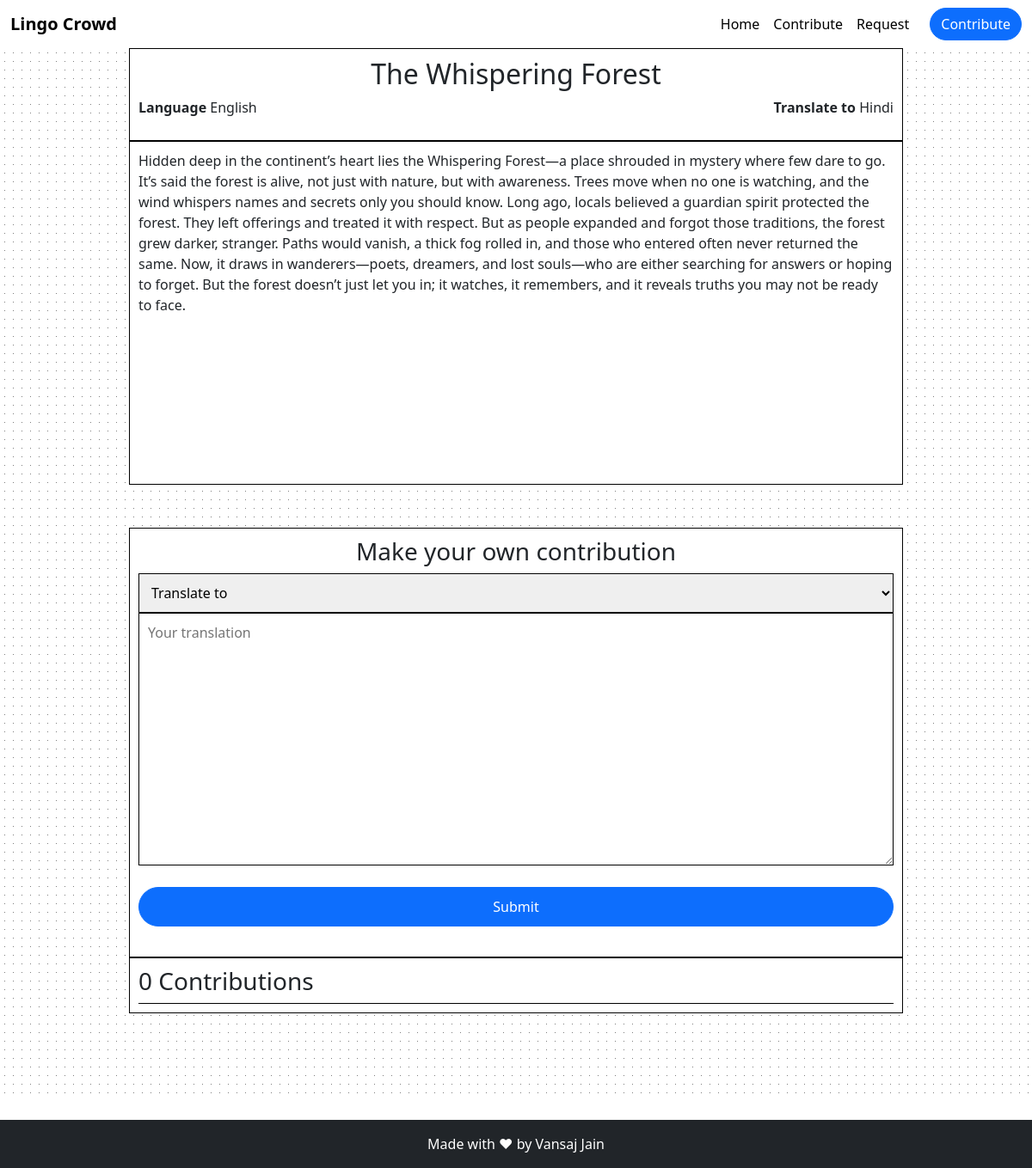
Screenshot of /view/JeAeECn5 with the database file from the repository.
### tables this page shows
CREATE TABLE request(
request_id INTEGER PRIMARY KEY AUTOINCREMENT,
request_text TEXT NOT NULL,
language TEXT NOT NULL,
translate_to NOT NULL
, title TEXT NOT NULL, search_id TEXT);

### app.py (the view, shortened to what this page needs)
@app.route("/view/<search_id>", methods=["POST", "GET"])
def view(search_id):
    conn = sqlite3.connect(db_name)
    cur = conn.cursor()
    cur.execute(
        "SELECT request_id, title, request_text, language, translate_to FROM request WHERE search_id=?", (search_id,))
    response = cur.fetchone()
    request_id, title, content, language, translate_to = response
    ip = get_ip()
    cur.execute(
        """
        SELECT contribution_id, contribution_text, language, upvote, downvote
        FROM contributions
        WHERE request_id=?
        """, (request_id,)
    )
    result = cur.fetchall()[::-1]
    conn.close()
    return render_template("view.html",
                           languages=languages,
                           title=title,
                           language=language,
                           translate_to=translate_to,
                           content=content,
                           contribution_list=result,
                           total_contributions=len(result),
                           search_id=search_id
                           )

### app.py (called while the page is built)
def get_ip():
    if request.environ.get('HTTP_X_FORWARDED_FOR'):
        ip = request.environ['HTTP_X_FORWARDED_FOR']
    else:
        ip = request.remote_addr
    return ip

### templates/view.html (shortened to what this page needs)
{% extends "layout.html" %}
{% block main %}
    <div class="view-container">
        <div class="view-head">
            <h2>{{ title }}</h2>
            <div class="language-translate">
                <p><b>Language</b> {{ language }}</p>
                <p><b>Translate to</b> {{ translate_to }}</p>
            </div>
        </div>
        <div class="view-detail">
            <p>{{ content }}</p>
        </div>
        <form action="{{ url_for('view', search_id=search_id) }}" method="POST" class="your-contribution">
            <h3>Make your own contribution</h3>
            <select id="translate" name="contribution-language" required>
                <option value="" disabled selected>Translate to</option>
            </select>
            <textarea id="add-contribution" name="add-contribution" placeholder="Your translation" required></textarea>
            <button type="submit" class="btn btn-primary rounded-pill">Submit</button>
        </form>
        <div class="contribute">
            <div class="contribute-count">
                <h3>{{ total_contributions }} Contributions</h3>
            </div>
            </div>
        </div>
    </div>
{% endblock %}

### static/styles.css (style rules this page uses)
html, body { height: 100%; margin: 0; padding: 0; }
body { display: flex; flex-direction: column; min-height: 100vh; }
.view-container { display: flex; flex-direction: column; align-items: center; height: 100%; width: 75%; margin: auto; }
.view-head, .view-detail { border: 1px solid black; background: white; }
.view-head { width: 100%; padding: 10px; text-align: center; }
.language-translate { display: flex; width: 100%; justify-content: space-between; margin: 0; }
.view-detail { padding: 10px; overflow-y: scroll; height: 25em; width: 100%; }
.your-contribution { width: 100%; margin-top: 50px; padding: 10px; background: white; border: 1px solid black; height: 500px; }
.your-contribution textarea { width: 100%; height: 75%; padding: 10px; border: 1px solid black; }
.your-contribution select { width: 100%; padding: 10px; border: 1px solid black; }
.your-contribution button { width: 100%; padding: 10px; }
.contribute { display: block; width: 100%; background: white; padding: 10px; border: 1px solid black; margin-bottom: 100px; }
.contribute-count { border-bottom: 1px solid black; }
form { display: flex; align-items: center; flex-direction: column; padding-top: 2%; }
form button { margin: 25px; }

### rows the page displays
request: title "The Whispering Forest", language "English", request_text "Hidden deep in the continent’s heart lies the Whispering Forest—a place shrouded in mystery where few dare to go. It’s said the forest is alive, not just with nature, but with awareness. Trees move when no one is watching, and the wind whispers names and secrets only you should know. Long ago, locals believed a guardian spirit protected the forest. They left offerings and treated it with respect. But as people expanded and forgot those traditions, the forest grew darker, stranger. Paths would vanish, a thick fog rolled in, and those who entered often never returned the same. Now, it draws in wanderers—poets, dreamers, and lost souls—who are either searching for answers or hoping to forget.…"

### other values shown
{{ total_contributions }} "0"
